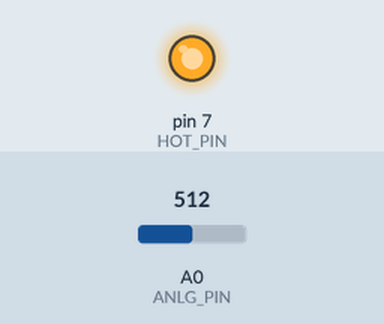
Recording of a sketch running on a simulated Arduino Uno, built with avr-gcc and run on an emulated ATmega328P. On the bench: output pins drawn as LEDs (lit = HIGH). Inputs (shaded band) come from the test bench; at power-on: A0 (ANLG_PIN) = 512. Pins used as bus, display or sensor lines are not drawn.

Above: at 1.2 s.
1.3 s: A0 (ANLG_PIN) set to 182
2.8 s: A0 (ANLG_PIN) set to 163
At 4.0 s:
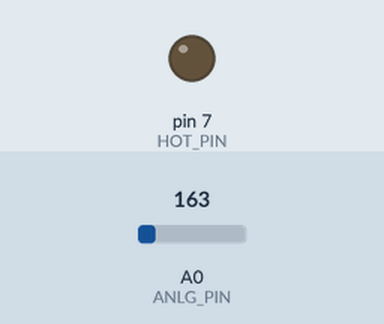
4.3 s: A0 (ANLG_PIN) set to 180
At 5.4 s:
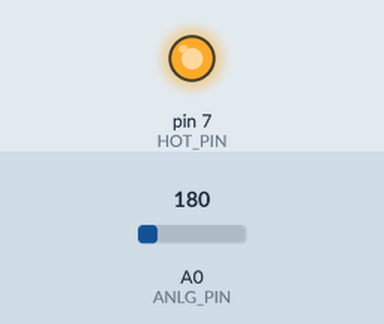
5.8 s: A0 (ANLG_PIN) set to 160
At 6.5 s:
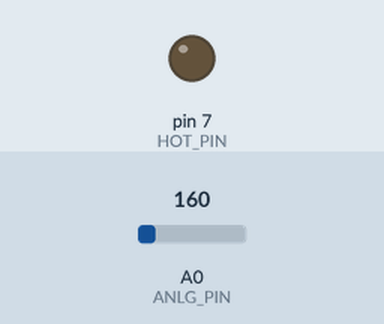
Timing chart, 0 to 8.3 s (numbered marks = the images above; inputs shaded):
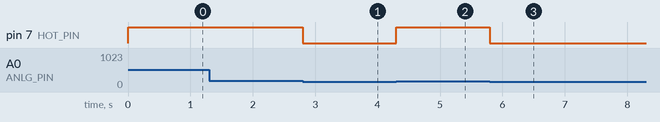

The sketch:

Thermal.ino
```cpp
/*
Jake Varness
12-21-2013
Arduino Uno

This program is designed to work with a thermal resistor.

*/

#define ANLG_PIN 0
#define HOT_PIN 7
#define COLD_PIN 8

void setup()
{
  analogReference(DEFAULT); // completely unnecessary
  pinMode(COLD_PIN, OUTPUT);
  pinMode(HOT_PIN, OUTPUT);
}

void loop()
{
  int ana_read = analogRead(ANLG_PIN);

  if(ana_read > 170)
  {
    digitalWrite(COLD_PIN, LOW);
    digitalWrite(HOT_PIN, HIGH);
  }
  else
  {
    digitalWrite(COLD_PIN, HIGH);
    digitalWrite(HOT_PIN, LOW);
  }
}
```

Measured:
- the behaviour switches between 171 and 170 on A0 (ANLG_PIN) (found by bisection; images 0 and 1)
- after the input at 1.3 s, every drawn part: stays the same
- after the input at 2.8 s, pin 7 (HOT_PIN): HIGH → LOW at once
- after the input at 4.3 s, pin 7 (HOT_PIN): LOW → HIGH at once
- after the input at 5.8 s, pin 7 (HOT_PIN): HIGH → LOW at once
